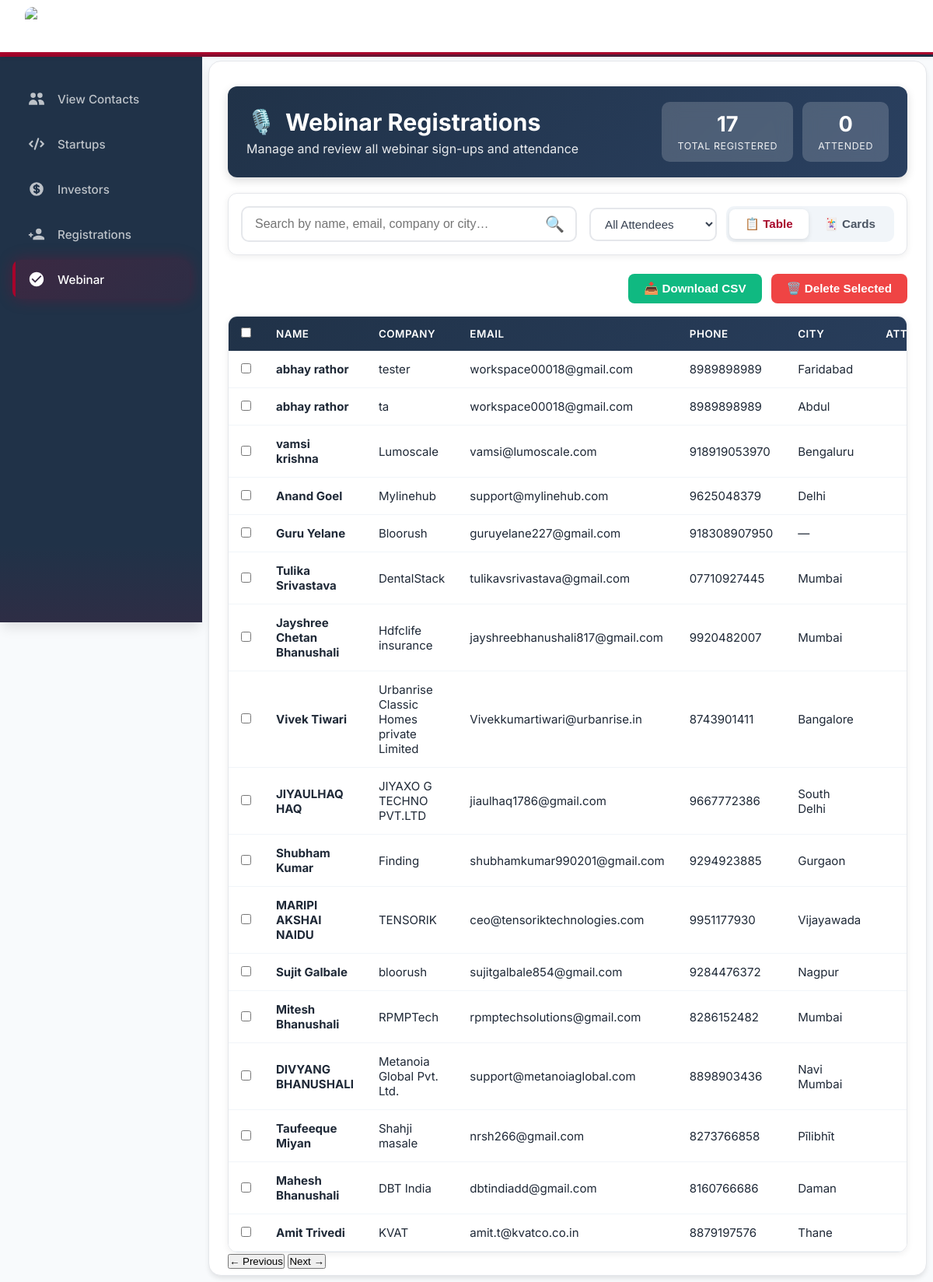
The app's page /webinar_list with its own data.
### AurexApp/models.py (models this page shows, shortened)
class WebinarRegistration(models.Model):
    first_name = models.CharField(max_length=100)
    last_name = models.CharField(max_length=100)
    company_name = models.CharField(max_length=150)
    email = models.EmailField()
    phone = models.CharField(max_length=15)
    city = models.CharField(max_length=100,null=True,blank=True)  # ✅ NEW
    attended = models.BooleanField(default=False)  # ✅ NEW
    created_at = models.DateTimeField(auto_now_add=True)
    payment_id = models.CharField(
    max_length=200,
    blank=True,
    null=True
)

### AurexApp/views.py (the view)
# urls.py: path("webinar_list", webinar_list, name="webinar_list"),
def webinar_list(request):
    Webinar = WebinarRegistration.objects.all().order_by("-id")  # latest first
    return render(request, "webinar_contact.html", {"registrations": Webinar})

### AurexApp/templates/webinar_contact.html (shortened to what this page needs)
{% extends "base.html" %}
{% block content %}
<div class="container">
    <div class="header">
        <div class="header-left">
            <h1><span>🎙️</span> Webinar Registrations</h1>
            <p>Manage and review all webinar sign-ups and attendance</p>
        </div>
        <div class="header-stats">
            <div class="stats-badge">
                <span class="number">{{ registrations|length }}</span>
                <span class="label">Total Registered</span>
            </div>
            <div class="stats-badge">
                <span class="number" id="attendedCount">0</span>
                <span class="label">Attended</span>
            </div>
        </div>
    </div>
    <div class="controls">
        <div class="search-box">
            <input type="text" id="searchInput" placeholder="Search by name, email, company or city…" onkeyup="filterRegistrations()">
            <span class="search-icon">🔍</span>
        </div>
        <div class="controls-right">
            <select class="filter-select" id="attendedFilter" onchange="filterRegistrations()">
                <option value="all">All Attendees</option>
            </select>
            <div class="view-toggle">
                <button id="tableBtn" class="view-btn active" onclick="showTable()">📋 Table</button>
                <button id="gridBtn" class="view-btn" onclick="showGrid()">🃏 Cards</button>
            </div>
        </div>
    </div>
    <div class="action-bar">
        <button class="btn btn-download" onclick="downloadCSV()">
            📥 Download CSV
        </button>
        <button class="btn btn-delete" onclick="deleteSelected()">
            🗑️ Delete Selected
        </button>
    </div>
    <div id="tableView">
        <div class="table-wrapper">
            <table id="regTable">
                <thead>
                    <tr>
                        <th style="width: 50px;">
                            <input type="checkbox" id="selectAll" onclick="toggleSelectAll(this)">
                        </th>
                        <th>Name</th>
                        <th>Company</th>
                        <th>Email</th>
                        <th>Phone</th>
                        <th>City</th>
                        <th style="text-align: center; width: 120px;">Attended</th>
                    </tr>
                </thead>
                <tbody id="tableBody">
                    {% for r in registrations %}
                    <tr data-id="{{ r.id }}" data-attended="{{ r.attended|yesno:'yes,no' }}">
                        <td><input type="checkbox" class="row-checkbox"></td>
                        <td><strong>{{ r.first_name }} {{ r.last_name }}</strong></td>
                        <td>{{ r.company_name|default:"—" }}</td>
                        <td>{{ r.email }}</td>
                        <td>{{ r.phone|default:"—" }}</td>
                        <td>{{ r.city|default:"—" }}</td>
                        <td style="text-align: center;">
                        </td>
                    </tr>
                    {% empty %}
                    <tr>
                        <td colspan="8" style="text-align:center; padding:60px;">
                            <h3>No registrations yet</h3>
                        </td>
                    </tr>
                    {% endfor %}
                </tbody>
            </table>
        </div>
    </div>
    {% if registrations|length > 10 %}
    <div class="pagination" id="pagination">
        <button class="pagination-btn" onclick="changePage(-1)" id="prevBtn">← Previous</button>
        <button class="pagination-btn" onclick="changePage(1)" id="nextBtn">Next →</button>
    </div>
    {% endif %}
</div>
{% endblock %}

### AurexApp/templates/base.html (style rules this page uses)
* { margin: 0; padding: 0; box-sizing: border-box; }
:root { --primary-dark: #203248; --accent-red: #a8042b; --white: #ffffff; --light-gray: #f8f9fa; --border-color: #e5e7eb; --text-primary: #1f2937; --text-secondary: #6b7280; --shadow-sm: 0 1px 2px 0 rgba(0, 0, 0, 0.05); --shadow-md: 0 4px 6px -1px rgba(0, 0, 0, 0.1); --shadow-lg: 0 10px 15px -3px rgba(0, 0, 0, 0.1); --transition: all 0.3s cubic-bezier(0.4, 0, 0.2, 1); }
body { font-family: 'Inter', -apple-system, BlinkMacSystemFont, 'Segoe UI', sans-serif; background: linear-gradient(135deg, #f8f9fa 0%, #e9ecef 100%); color: var(--text-primary); overflow-x: hidden; }

### AurexApp/templates/webinar_contact.html (style rules this page uses)
* { margin: 0; padding: 0; box-sizing: border-box; }
body { font-family: 'Inter', system-ui, -apple-system, sans-serif; background: #f8fafc; color: #1f2937; }
.container { max-width: 1440px; margin: 0 auto; padding: 0 16px; }
.header { background: linear-gradient(135deg, #203248 0%, #2a4060 100%); padding: 20px 24px; border-radius: 12px; margin: 24px 0 20px; color: white; display: flex; flex-wrap: wrap; justify-content: space-between; align-items: center; gap: 20px; box-shadow: 0 4px 12px rgba(0,0,0,0.15); }
.header-left h1 { font-size: clamp(1.5rem, 5.5vw, 1.9rem); font-weight: 700; margin-bottom: 6px; display: flex; align-items: center; gap: 12px; }
.header-left p { font-size: clamp(0.9rem, 3.5vw, 1rem); opacity: 0.9; }
.header-stats { display: flex; gap: 12px; flex-wrap: wrap; }
.stats-badge { background: rgba(255,255,255,0.18); padding: 12px 20px; border-radius: 10px; backdrop-filter: blur(10px); text-align: center; min-width: 110px; }
.stats-badge .number { font-size: clamp(1.4rem, 6vw, 1.7rem); font-weight: 700; display: block; }
.stats-badge .label { font-size: 0.78rem; opacity: 0.9; text-transform: uppercase; letter-spacing: 0.6px; }
.controls { background: white; padding: 16px; border-radius: 12px; margin-bottom: 24px; display: flex; flex-direction: column; gap: 16px; box-shadow: 0 2px 8px rgba(0,0,0,0.07); border: 1px solid #e5e7eb; }
@media (min-width: 640px) { .controls { flex-direction: row; align-items: center; justify-content: space-between; } }
.search-box { position: relative; flex: 1; }
.search-box input { width: 100%; padding: 12px 48px 12px 16px; border: 2px solid #e5e7eb; border-radius: 10px; font-size: 1rem; transition: all 0.2s ease; }
.search-icon { position: absolute; right: 16px; top: 50%; transform: translateY(-50%); color: #6b7280; font-size: 1.25rem; }
.controls-right { display: flex; gap: 12px; align-items: center; flex-wrap: wrap; }
.filter-select { padding: 10px 14px; border: 2px solid #e5e7eb; border-radius: 10px; font-size: 0.95rem; background: white; color: #374151; cursor: pointer; }
.view-toggle { display: flex; background: #f1f5f9; padding: 4px; border-radius: 10px; }
.view-btn { padding: 10px 20px; border: none; background: transparent; border-radius: 8px; cursor: pointer; font-weight: 600; font-size: 0.95rem; color: #4b5563; }
.view-btn.active { background: white; color: #a8042b; box-shadow: 0 2px 6px rgba(0,0,0,0.1); }
.table-wrapper { overflow-x: auto; border-radius: 12px; background: white; box-shadow: 0 2px 8px rgba(0,0,0,0.07); border: 1px solid #e5e7eb; }
table { width: 100%; border-collapse: collapse; min-width: 900px; font-size: 0.94rem; }
th, td { padding: 14px 16px; text-align: left; }
thead { background: linear-gradient(135deg, #203248 0%, #2a4060 100%); }
th { color: white; font-weight: 600; font-size: 0.84rem; text-transform: uppercase; letter-spacing: 0.5px; }
td { border-bottom: 1px solid #f1f5f9; }
.action-bar { display: flex; justify-content: flex-end; gap: 12px; margin: 16px 0; flex-wrap: wrap; }
.btn { padding: 10px 20px; border-radius: 8px; font-weight: 600; cursor: pointer; border: none; display: inline-flex; align-items: center; gap: 8px; font-size: 0.95rem; transition: all 0.2s; }
.btn-download { background: #10b981; color: white; }
.btn-delete { background: #ef4444; color: white; }

### records on screen
WebinarRegistration: first_name "abhay", last_name "rathor", company_name "tester", email "workspace00018@gmail.com", phone "8989898989", city "Faridabad"
WebinarRegistration: first_name "abhay", last_name "rathor", company_name "ta", email "workspace00018@gmail.com", phone "8989898989", city "Abdul"
WebinarRegistration: first_name "vamsi", last_name "krishna", company_name "Lumoscale", email "vamsi@lumoscale.com", phone "918919053970", city "Bengaluru"
WebinarRegistration: first_name "Anand", last_name "Goel", company_name "Mylinehub", email "support@mylinehub.com", phone "9625048379", city "Delhi"
WebinarRegistration: first_name "Guru", last_name "Yelane", company_name "Bloorush", email "guruyelane227@gmail.com", phone "918308907950", city "—"
WebinarRegistration: first_name "Tulika", last_name "Srivastava", company_name "DentalStack", email "tulikavsrivastava@gmail.com", phone "07710927445", city "Mumbai"
WebinarRegistration: first_name "Jayshree", last_name "Chetan Bhanushali", company_name "Hdfclife insurance", email "jayshreebhanushali817@gmail.com", phone "9920482007", city "Mumbai"
WebinarRegistration: first_name "Vivek", last_name "Tiwari", company_name "Urbanrise Classic Homes private Limited", email "Vivekkumartiwari@urbanrise.in", phone "8743901411", city "Bangalore"
WebinarRegistration: first_name "JIYAULHAQ", last_name "HAQ", company_name "JIYAXO G TECHNO PVT.LTD", email "jiaulhaq1786@gmail.com", phone "9667772386", city "South Delhi"
WebinarRegistration: first_name "Shubham", last_name "Kumar", company_name "Finding", email "shubhamkumar990201@gmail.com", phone "9294923885", city "Gurgaon"
WebinarRegistration: first_name "MARIPI AKSHAI", last_name "NAIDU", company_name "TENSORIK", email "ceo@tensoriktechnologies.com", phone "9951177930", city "Vijayawada"
WebinarRegistration: first_name "Sujit", last_name "Galbale", company_name "bloorush", email "sujitgalbale854@gmail.com", phone "9284476372", city "Nagpur"
WebinarRegistration: first_name "Mitesh", last_name "Bhanushali", company_name "RPMPTech", email "rpmptechsolutions@gmail.com", phone "8286152482", city "Mumbai"
WebinarRegistration: first_name "DIVYANG", last_name "BHANUSHALI", company_name "Metanoia Global Pvt. Ltd.", email "support@metanoiaglobal.com", phone "8898903436", city "Navi Mumbai"
WebinarRegistration: first_name "Taufeeque", last_name "Miyan", company_name "Shahji masale", email "nrsh266@gmail.com", phone "8273766858", city "Pīlibhīt"
WebinarRegistration: first_name "Mahesh", last_name "Bhanushali", company_name "DBT India", email "dbtindiadd@gmail.com", phone "8160766686", city "Daman"
WebinarRegistration: first_name "Amit", last_name "Trivedi", company_name "KVAT", email "amit.t@kvatco.co.in", phone "8879197576", city "Thane"

### other values on screen
{{ registrations|length }} "17"
